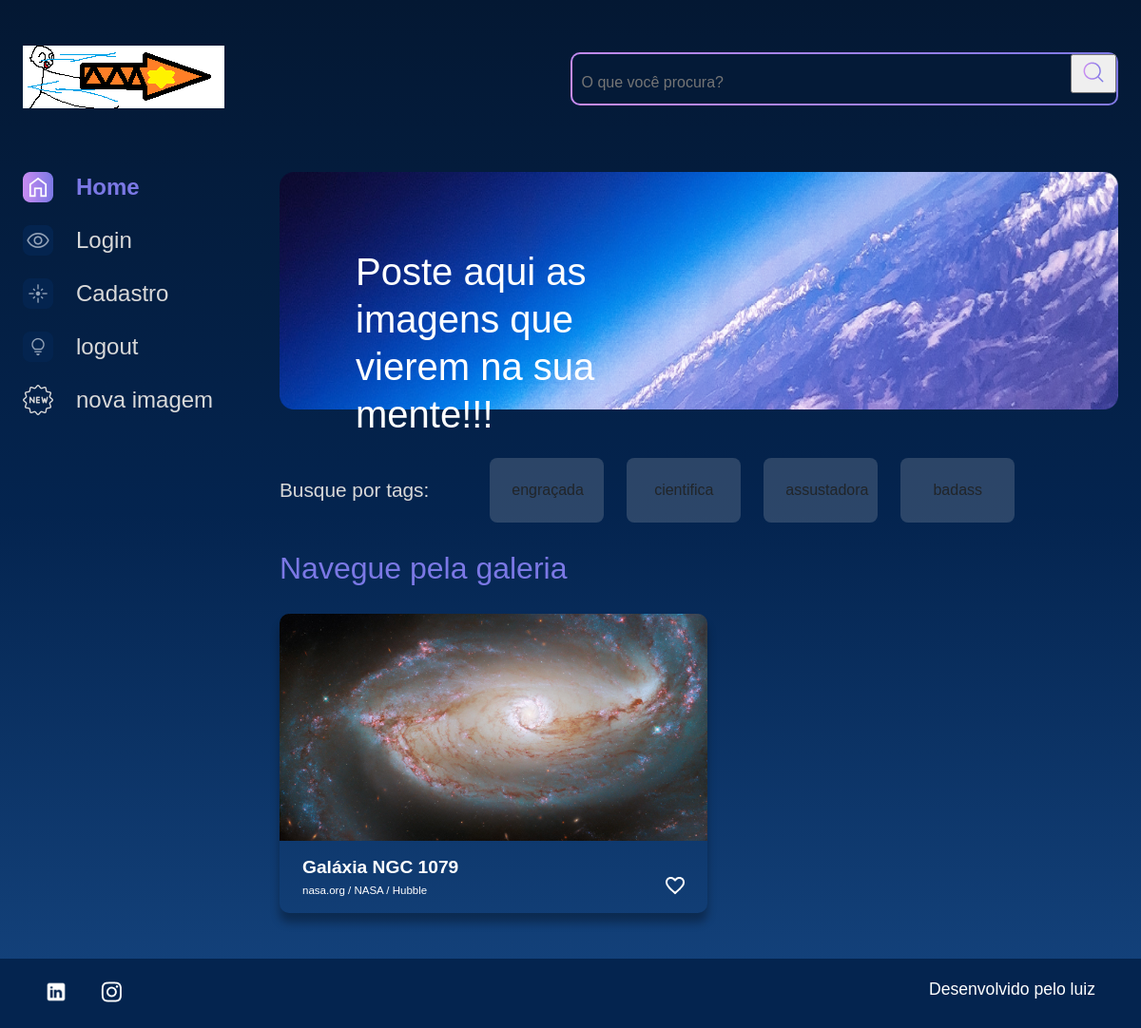
Page /filtro/CIENTIFICA on the committed database.
### apps/galeria/models.py (models this page shows, shortened)
class Fotografia (models.Model):
    OPCOES_CATEGORIA=[
        ("ENGRAÇADA","Engraçada"),
        ("CIENTIFICA","Cientifica"),
        ("ASSUSTADORA","Assustadora"),
        ("BADASS","Badass"),
    ]
    nome = models.CharField(max_length=100, null=False, blank=False)
    legenda = models.CharField(max_length=150, null=False, blank=False)
    categoria = models.CharField(max_length=100, choices=OPCOES_CATEGORIA, default='')
    descricao = models.TextField(null=False, blank=False)
    foto = models.ImageField(upload_to="fotos/%Y/%m/%d/", blank=True)
    publicada = models.BooleanField(default=True)
    data_fotografia = models.DateTimeField(default=datetime.now, blank=False)
    usuario = models.ForeignKey(
        to = User,
        on_delete=models.SET_NULL,
        null=True,
        blank=False,
        related_name= "user",
    )

### apps/galeria/views.py (the view)
# urls.py: path('filtro/<str:categoria>', filtro, name='filtro'),
def filtro(request,categoria):
    fotografias = Fotografia.objects.order_by("data_fotografia").filter(publicada=True, categoria=categoria)
    return render (request, 'galeria/index.html', {"cards": fotografias})

### templates/galeria/index.html
{% extends 'shared/base.html' %}
{% load static %}
{% block content %}
            <section class="conteudo">
                <section class="banner">
                    <img class="banner__imagem" src="{% static '/assets/imagens/Banner(2).png' %}" alt="banner Alura Space">
                    <h1 class="banner__titulo">Poste aqui as imagens que vierem na sua mente!!!</h1>
                </section>
                <section class="tags">
                    <p class="tags__titulo">Busque por tags:</p>
                    <ul class="tags__lista">
                        <li class="tags__tag"><a href="{%url 'filtro' 'ENGRAÇADA'%}" class="btn" slyle="color: #c9c9c9;">engraçada</a></li>
                        <li class="tags__tag"><a href="{%url 'filtro' 'CIENTIFICA'%}" class="btn" slyle="color: #c9c9c9;">cientifica</a></li>
                        <li class="tags__tag"><a href="{%url 'filtro' 'ASSUSTADORA'%}" class="btn" slyle="color: #c9c9c9;">assustadora</a></li>
                        <li class="tags__tag"><a href="{%url 'filtro' 'BADASS'%}" class="btn" slyle="color: #c9c9c9;">badass</a></li>
                    </ul>
                </section>
                <section class="galeria">
                    <div class="cards">
                        <h2 class="cards__titulo">Navegue pela galeria</h2>
                        <ul class="cards__lista">
                            {% if cards %}
                            {% for fotografia in cards %}
                            <li class="card">
                                <a href="{% url 'imagem' fotografia.id %}">
                                {% if fotografia.foto == "" or fotografia.foto == null%}
                                    <img class="card__imagem" src="{% static '/assets/imagens/galeria/not.jpg'%}{{ fotografia.foto }}" alt="foto">
                                {%else%}
                                    <img class="card__imagem" src="{{ fotografia.foto.url }}" alt="foto">
                                {% endif %}
                                </a>
                                <div class="card__info">
                                    <p class="card__titulo">{{ fotografia.nome }}</p>
                                    <div class="card__texto">
                                        <p class="card__descricao">{{ fotografia.legenda }}</p>
                                        <span>
                                            <img src="{% static '/assets/ícones/1x/favorite_outline.png' %}" alt="ícone de coração">
                                        </span>
                                    </div>
                                </div>
                            </li>
                            {% endfor %}
                            {% else %}
                            <div class="imagem__texto">
                                <p>fotografias no ecxiste</p>
                            </div>
                            {% endif %}
                        </ul>
                    </div>
                </section>
            </section>
        </main>
    </div>
{% endblock %}

### setup/static/styles/style.css (style rules this page uses)
html, body, div, span, applet, object, iframe, h1, h2, h3, h4, h5, h6, p, blockquote, pre, a, abbr, acronym, address, big, cite, code, del, dfn, em, img, ins, kbd, q, s, samp, small, strike, strong, sub, sup, tt, var, b, u, i, center, dl, dt, dd, ol, ul, li, fieldset, form, label, legend, table, caption, tbody, tfoot, thead, tr, th, td, article, aside, canvas, details, embed, figure, figcaption, footer, header, hgroup, menu, nav, output, ruby, section, summary, time, mark, audio, video { margin: 0; padding: 0; border: 0; font-size: 100%; font: inherit; vertical-align: baseline; }
article, aside, details, figcaption, figure, footer, header, hgroup, menu, nav, section { display: block; }
body { line-height: 1; font-family: 'Space Grotesk', sans-serif; min-height: 100vh; background: linear-gradient(#041833,#04244F,#154580); background-repeat: no-repeat; background-position: center; background-size: cover; }
ol, ul { list-style: none; }
.banner { width: auto; position: relative; margin-bottom: 1.5rem; }
.banner__imagem { width: 100%; }
.banner__titulo { color: #FFFFFF; font-size: 40px; width: 350px; line-height: 50px; position: absolute; top: 80px; left: 80px; }
.cards { width: 100%; }
.cards__titulo { color: #7B78E5; font-size: 2rem; line-height: 3rem; margin-bottom: 1.5rem; }
.cards__lista { display: flex; flex-wrap: wrap; justify-content: space-between; align-content: space-between; }
.card { border-radius: 10px; box-shadow: 0px 10px 10px #00000050; color: #FFFFFF; margin-bottom: 1.5rem; position: relative; width: 450px; }
.card__imagem { width: 450px; border-radius: 10px 10px 0 0; }
.card__info { font-size: 1.2rem; padding: 0 1.5rem 1rem 1.5rem; }
.card__titulo { font-weight: bold; line-height: 1.2rem; margin-top: 0.8em; }
.card__texto { display: flex; justify-content: space-between; flex-wrap: wrap; }
.card__texto img { cursor: pointer; }
.card__descricao { font-size: 0.6em; margin-top: 0.8em; }
.galeria { display: flex; width: 100%; }
.tags { padding: 1.5rem 0; display: flex; align-items: center; color: #D9D9D9; font-size: 1.3rem; }
.tags__titulo { margin-right: 4rem; }
.tags__lista { display: flex; }
.tags__tag { background-color: #D9D9D930; margin-right: 1.5rem; border-radius: 8px; padding: .8rem .5rem; width: 100px; text-align: center; border: 2px solid transparent; }
.btn { --bs-btn-padding-x: 0.75rem; --bs-btn-padding-y: 0.375rem; --bs-btn-font-family: ; --bs-btn-font-size: 1rem; --bs-btn-font-weight: 400; --bs-btn-line-height: 1.5; --bs-btn-color: #212529; --bs-btn-bg: transparent; --bs-btn-border-width: 1px; --bs-btn-border-color: transparent; --bs-btn-border-radius: 0.375rem; --bs-btn-hover-border-color: transparent; --bs-btn-box-shadow: inset 0 1px 0 rgba(255, 255, 255, 0.15),0 1px 1px rgba(0, 0, 0, 0.075); --bs-btn-disabled-opacity: 0.65; --bs-btn-focus-box-shadow: 0 0 0 0.25rem rgba(var(--bs-btn-focus-shadow-rgb), .5); display: inline-block; padding: var(--bs-btn-padding-y) var(--bs-btn-padding-x); font-family: var(--bs-btn-font-family); font-size: var(--bs-btn-font-size); font-weight: var(--bs-btn-font-weight); line-height: var(--bs-btn-line-height); color: var(--bs-btn-color); text-align: center; text-decoration: none; vertical-align: middle; cursor: pointer; -webkit-user-select: none; -moz-user-select: none; user-select: none; border: var(--bs-btn-border-width) solid var(--bs-btn-border-color); border-radius: var(--bs-btn-border-radius); background-color: var(--bs-btn-bg); transition: color .15s ease-in-out,background-color .15s ease-in-out,border-color .15s ease-in-out,box-shadow .15s ease-in-out; }

### rows in the picture
Fotografia: foto (picture), nome "Galáxia NGC 1079", legenda "nasa.org / NASA / Hubble"
